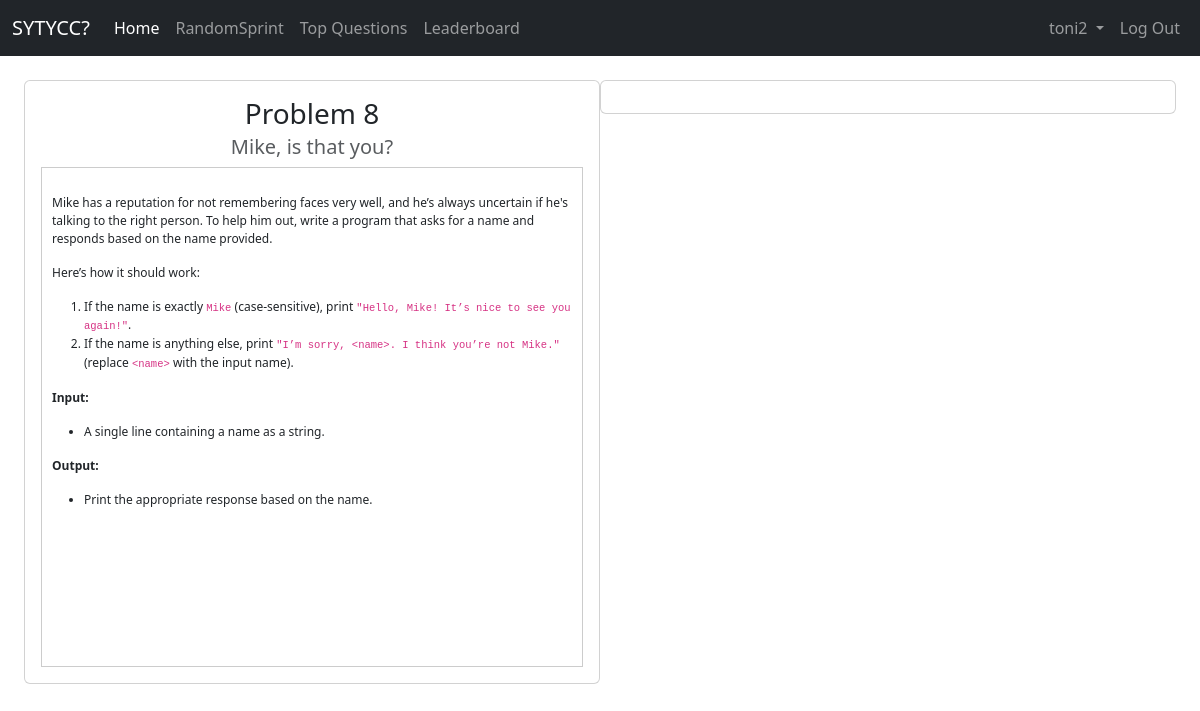
Page /problems/8/ (signed in) on the committed database.
### compiler/models.py (models this page shows)
class User(AbstractUser):
    institution = models.CharField(max_length=120)
    problems_solved = models.IntegerField(default=0)
    problems_added = models.IntegerField(default=0)
    problems_solved_easy = models.IntegerField(default=0)
    problems_solved_medium = models.IntegerField(default=0)
    problems_solved_hard = models.IntegerField(default=0)

class Problem(models.Model):
    author = models.ForeignKey(User, on_delete=models.CASCADE, blank=True, null=True)
    title = models.CharField(max_length=50)
    description = models.TextField(max_length=4000)
    difficulty = models.CharField(max_length=25)
    inputs = models.TextField(max_length=1000, blank=True, null=True)
    outputs = models.TextField(max_length=1000, blank=True, null=True)
    input_signature = models.JSONField(null=True, blank=True)
    output_type = models.CharField(max_length=50, null=True, blank=True)

### compiler/views.py (the view)
# urls.py: path('problems/<int:prob_id>/', views.problems, name='problems'),
def problems(request, prob_id):
    problem = Problem.objects.get(id=prob_id)
    form = Run_Solution_Form()
    react_js = get_react_file('js', 'main.js')
    return render(request, 'problem_description_react.html', {'problem_id': problem.id, 'executed':False, 'form': form, 'problem': problem, 'react_js':react_js})

### compiler/utils.py (called while the page is built)
def get_react_file(file_type, filename):
    try:
        manifest_path = os.path.join(settings.BASE_DIR, 'frontend', 'build', 'asset-manifest.json')
        with open(manifest_path, 'r') as manifest_file:
            manifest = json.load(manifest_file)
        return manifest['files']['main.js']
    except (FileNotFoundError, KeyError):
        return static(filename)

### templates/problem_description_react.html (shortened to what this page needs)
{% extends 'base.html' %}
{% block content %}
{% load custom_filters %}
    <div class="container-full container-fluid">
        <div class="col-md-6 container_left">
            <div class="card">
                <div class="card-body">
                    <div class="card-body-title">
                        <h3 class="card-title"> Problem {{problem.id}}</h3>
                        <h5 class="card-subtitle mb-2 text-body-secondary">{% if problem.title %} {{problem.title}} {% else %} Car and Cake {% endif %}</h5>
                    </div>
                    <div class="card-body-descr scrollable">
                        <p class="">{% if problem.description %} {{problem.description|safe}} {% else %} Description {% endif %}</p>
                        <p class="">{% if problem.inputs %} {{problem.inputs|safe}} {% else %} Inputs {% endif %}</p>
                        <p class="">{% if problem.outputs%} {{problem.outputs|safe}} {% else %} Outputs {% endif %}</p>
                    </div>
                </div>
            </div>
        </div>
        {% load static%}
        <div class="col-md-6 container_right ">
            <div class="card">
                <div class="card-body">
                </div>
            </div>
        </div>
    </div>
{% endblock %}

### templates/base.html (shortened to what this page needs)
<!DOCTYPE html>
<html lang="en">
<head>
    <link href="https://cdn.jsdelivr.net/npm/bootstrap@5.3.3/dist/css/bootstrap.min.css" rel="stylesheet">
</head>
<body>
    <nav class="navbar sticky-top navbar-expand-lg bg-dark d-flex" data-bs-theme="dark">
      <div class="container-fluid">
        <a class="navbar-brand" href="#">SYTYCC?</a>
        <div class="collapse navbar-collapse" id="navbarNav">
          <ul class="navbar-nav">
            <li class="nav-item">
              <a class="nav-link active" aria-current="page" href="/index/">Home</a>
            </li>
            <li class="nav-item">
              <a class="nav-link" href="/random_sprint/">RandomSprint</a>
            </li>
            <li class="nav-item">
              <a class="nav-link" href="/top_problems_page/">Top Questions</a>
            </li>
            <li class="nav-item">
              <a class="nav-link" href="/leaderboard_page/"> Leaderboard </a>
            </li>
          </ul>
            <ul class="navbar-nav ms-auto">
        {% if user.is_authenticated %}
        <li class="nav-item dropdown">
          <a class="nav-link dropdown-toggle" href="#" id="navbarDarkDropdownMenuLink" role="button" data-bs-toggle="dropdown" aria-expanded="false">
            {{ user.username }}
          </a>
        </li>
        <li class="nav-item">
          <form action="/accounts/logout/" method="POST">
            <button class="btn btn-primary nav-link" type="submit"> Log Out </button>
          </form>
        </li>
        {% else %}
        <li class="nav-item">
          <a class="nav-link" href="/accounts/login"> Login </a>
        </li>
        {% endif %}
      </ul>
        </div>
      </div>
    </nav>
    <br>
        <div class="container-full container-fluid">
         <br>
        {% block content %}
        {% endblock %}
        </div>
</body>
</html>

### templates/base.html (style rules this page uses)
.container-full, container-fluid { width: 100%; text-align : center; }

### templates/problem_description_react.html (style rules this page uses)
.container-full.container-fluid { display: flex; align-items: stretch; }
.container_left, .container_right { flex:1; display: flex; flex-direction: column; }
.card { height: 100%; width: 100%; flex-direction : column; }
.card-body { flex: 1; display: flex; flex-direction: column; justify-content: space-between; }
.scrollable { font-size: 12px; text-align: left; width:100%; height: 500px; overflow-y: scroll; overflow-x:hidden; border: 1px solid #ccc; padding: 10px; }

### rows in the picture
User: username "toni2"
Problem: id "8", title "Mike, is that you?", description "Mike has a reputation for not remembering faces very well, and he’s always uncertain if he's talking to the right person. To help him out, write a program that asks for a name and responds based on the name provided. Here’s how it should work: If the name is exactly Mike (case-sensitive), print \"Hello, Mike! It’s nice to see you again!\" . If the name is anything else, print \"I’m sorry, <name>. I think you’re not Mike.\" (replace <name> with the input name).", inputs "Input: A single line containing a name as a string.", outputs "Output: Print the appropriate response based on the name."
